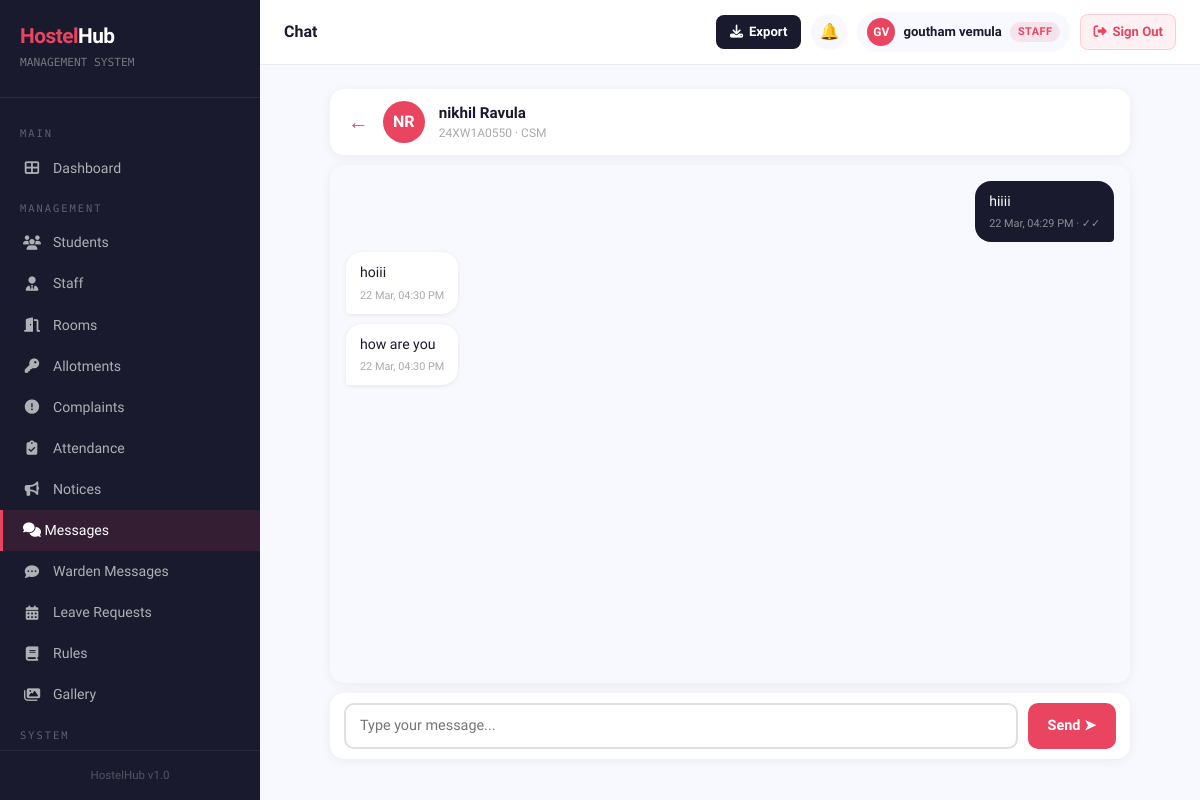
The app's page /chat/4/ (signed in) with its own data.
### hostelapp/models.py (models this page shows, shortened)
class StudentProfile(models.Model):
    GENDER_CHOICES = [('M', 'Male'), ('F', 'Female'), ('O', 'Other')]
    user        = models.OneToOneField(User, on_delete=models.CASCADE, related_name='student_profile')
    roll_number = models.CharField(max_length=20, unique=True)
    block       = models.ForeignKey(
        HostelBlock,
        on_delete=models.SET_NULL,
        null=True, blank=True,
        related_name='students'
    )
    hostel_type = models.CharField(
        max_length=10,
        choices=[('boys', 'Boys Hostel'), ('girls', 'Girls Hostel')],
        default='boys'
    )
    phone          = models.CharField(max_length=10)
    gender         = models.CharField(max_length=1, choices=GENDER_CHOICES)
    address        = models.TextField()
    guardian_name  = models.CharField(max_length=100)
    guardian_phone = models.CharField(max_length=10)
    course         = models.CharField(max_length=100)
    year_of_study  = models.PositiveIntegerField(default=1)
    profile_photo  = models.ImageField(upload_to='students/', blank=True, null=True)
    created_at     = models.DateTimeField(auto_now_add=True)

class Message(models.Model):
    student    = models.ForeignKey(StudentProfile, on_delete=models.CASCADE, related_name='messages')
    sender     = models.ForeignKey(User, on_delete=models.CASCADE, related_name='sent_messages')
    content    = models.TextField()
    is_read    = models.BooleanField(default=False)
    created_at = models.DateTimeField(auto_now_add=True)
    class Meta:
        ordering = ['created_at']

### hostelapp/views.py (the view, shortened to what this page needs)
# urls.py: path('chat/<int:student_id>/', views.chat, name='chat'),
@login_required
def chat(request, student_id):
    student   = get_object_or_404(StudentProfile, pk=student_id)
    user_admin = is_admin(request.user)  # cache — was called 4 times
    if user_admin:
        Message.objects.filter(student=student, is_read=False).exclude(
            sender__is_staff=True
        ).exclude(sender__is_superuser=True).update(is_read=True)
    else:
        Message.objects.filter(student=student, is_read=False).filter(
            sender__is_staff=True
        ).update(is_read=True)
    chat_messages = Message.objects.filter(student=student).select_related('sender')
    return render(request, 'hostelapp/chat.html', {
        'student':       student,
        'chat_messages': chat_messages,
        'is_admin':      user_admin,
    })

### hostelapp/templates/hostelapp/chat.html (shortened to what this page needs)
{% extends 'hostelapp/base.html' %}
{% block page_title %}Chat{% endblock %}
{% block content %}
<div class="chat-wrap">
    <div class="chat-header">
        {% if is_admin %}
        <a href="{% url 'inbox' %}" style="color:#e94560;text-decoration:none;font-size:1.3rem;flex-shrink:0;line-height:1;">←</a>
        {% endif %}
        {% if student.profile_photo %}
        <img src="{{ student.profile_photo.url }}"
             style="width:42px;height:42px;border-radius:50%;object-fit:cover;border:2px solid #e94560;flex-shrink:0;">
        {% else %}
        <div style="width:42px;height:42px;border-radius:50%;background:#e94560;
                    display:flex;align-items:center;justify-content:center;
                    color:#fff;font-weight:700;font-size:1rem;flex-shrink:0;">
            {{ student.user.first_name|first|upper }}{{ student.user.last_name|first|upper }}
        </div>
        {% endif %}
        <div style="min-width:0;">
            <div style="font-weight:800;color:#1a1a2e;font-size:0.95rem;
                        white-space:nowrap;overflow:hidden;text-overflow:ellipsis;">
                {{ student.user.get_full_name|default:student.user.username }}
            </div>
            <div style="font-size:0.75rem;color:#aaa;">{{ student.roll_number }} · {{ student.course }}</div>
        </div>
    </div>
    <div class="chat-box" id="chatBox">
        {% for msg in chat_messages %}
        <div style="display:flex;{% if msg.sender.is_staff or msg.sender.is_superuser %}justify-content:flex-end{% else %}justify-content:flex-start{% endif %};">
            <div class="msg-bubble" style="
                border-radius:{% if msg.sender.is_staff or msg.sender.is_superuser %}16px 16px 4px 16px{% else %}16px 16px 16px 4px{% endif %};
                background:{% if msg.sender.is_staff or msg.sender.is_superuser %}#1a1a2e{% else %}#fff{% endif %};
                color:{% if msg.sender.is_staff or msg.sender.is_superuser %}#fff{% else %}#1a1a2e{% endif %};
                {% if not msg.sender.is_staff and not msg.sender.is_superuser %}box-shadow:0 1px 4px rgba(0,0,0,0.08);{% endif %}">
                <div style="font-size:0.88rem;line-height:1.5;">{{ msg.content }}</div>
                <div style="font-size:0.68rem;margin-top:4px;text-align:right;
                            color:{% if msg.sender.is_staff or msg.sender.is_superuser %}rgba(255,255,255,0.5){% else %}#aaa{% endif %};">
                    {{ msg.created_at|date:"d M, h:i A" }}
                    {% if msg.sender.is_staff or msg.sender.is_superuser %}
                    · {% if msg.is_read %}✓✓{% else %}✓{% endif %}
                    {% endif %}
                </div>
            </div>
        </div>
        {% empty %}
        <div style="text-align:center;color:#aaa;margin-top:auto;">
            <div style="font-size:2.5rem;margin-bottom:8px;">💬</div>
            <p style="font-size:0.88rem;">No messages yet. Start the conversation!</p>
        </div>
        {% endfor %}
    </div>
    <form method="post" class="chat-input-wrap">
        <textarea name="content" rows="1"
                  placeholder="Type your message..."
                  id="msgInput"
                  class="chat-textarea"
                  onkeydown="if(event.key==='Enter'&&!event.shiftKey){event.preventDefault();this.closest('form').submit();}"></textarea>
        <button type="submit" class="chat-send-btn">Send ➤</button>
    </form>
</div>
{% endblock %}

### hostelapp/templates/hostelapp/base.html (shortened to what this page needs)
<!DOCTYPE html>
<html lang="en">
<head>
    <link href="https://cdn.jsdelivr.net/npm/bootstrap@5.3.0/dist/css/bootstrap.min.css" rel="stylesheet">
    <link href="https://cdnjs.cloudflare.com/ajax/libs/font-awesome/6.4.0/css/all.min.css" rel="stylesheet">
</head>
<body>
{% if user.is_authenticated %}
<div class="sidebar" id="sidebar">
    <div class="sidebar-brand">
        <h4><span>Hostel</span>Hub</h4>
        <small>MANAGEMENT SYSTEM</small>
    </div>
    <nav class="sidebar-nav">
        <div class="nav-section-label">Main</div>
        <a href="{% url 'dashboard' %}" class="{% if request.resolver_match.url_name == 'dashboard' %}active{% endif %}">
            <i class="fas fa-th-large"></i> Dashboard
        </a>
        {% if user.is_staff or user.is_superuser or perms.hostelapp.change_room or perms.hostelapp.add_roomallotment or perms.hostelapp.change_complaint or perms.hostelapp.view_studentprofile %}
        {% if user.is_superuser %}
        <div class="nav-section-label">Management</div>
        <a href="{% url 'student_list' %}" class="{% if 'student' in request.resolver_match.url_name %}active{% endif %}">
            <i class="fas fa-users"></i> Students
        </a>
        <a href="{% url 'staff_list' %}" class="{% if 'staff' in request.resolver_match.url_name %}active{% endif %}">
            <i class="fas fa-user-tie"></i> Staff
        </a>
        <a href="{% url 'room_list' %}" class="{% if 'room' in request.resolver_match.url_name %}active{% endif %}">
            <i class="fas fa-door-open"></i> Rooms
        </a>
        <a href="{% url 'allotment_list' %}" class="{% if 'allotment' in request.resolver_match.url_name %}active{% endif %}">
            <i class="fas fa-key"></i> Allotments
        </a>
        <a href="{% url 'complaint_list' %}" class="{% if 'complaint' in request.resolver_match.url_name %}active{% endif %}">
            <i class="fas fa-exclamation-circle"></i> Complaints
        </a>
        <a href="{% url 'attendance_list' %}" {% if request.resolver_match.url_name == 'attendance_list' or request.resolver_match.url_name == 'attendance_report' %}class="active"{% endif %}>
            <i class="fas fa-clipboard-check"></i> Attendance
        </a>
        <a href="{% url 'notice_list' %}" class="{% if 'notice' in request.resolver_match.url_name %}active{% endif %}">
            <i class="fas fa-bullhorn"></i> Notices
        </a>
        <a href="{% url 'inbox' %}" class="{% if request.resolver_match.url_name == 'inbox' or request.resolver_match.url_name == 'chat' %}active{% endif %}" style="justify-content:space-between;">
            <span><i class="fas fa-comments"></i> Messages</span>
        </a>
        <a href="{% url 'warden_inbox' %}" class="{% if request.resolver_match.url_name == 'warden_inbox' or request.resolver_match.url_name == 'warden_chat' %}active{% endif %}">
            <i class="fas fa-comment-dots"></i> Warden Messages
        </a>
        <a href="{% url 'leave_list' %}" class="{% if 'leave' in request.resolver_match.url_name %}active{% endif %}">
            <i class="fas fa-calendar-alt"></i> Leave Requests
        </a>
        <a href="{% url 'rules_list' %}" class="{% if 'rule' in request.resolver_match.url_name %}active{% endif %}">
            <i class="fas fa-book"></i> Rules
        </a>
        <a href="{% url 'gallery' %}" class="{% if 'gallery' in request.resolver_match.url_name %}active{% endif %}">
            <i class="fas fa-images"></i> Gallery
        </a>
        <div class="nav-section-label">System</div>
        {% endif %}
        {% endif %}
    </nav>
    <div class="sidebar-footer">
        <div style="font-size:0.72rem;color:rgba(255,255,255,0.25);text-align:center;">HostelHub v1.0</div>
    </div>
</div>
<div class="main-content">
    <div class="topbar">
        <div class="topbar-left">
            <h5>{% block page_title %}Dashboard{% endblock %}</h5>
        </div>
        <div class="topbar-right">
            {% if user.is_authenticated and user.is_staff or user.is_authenticated and user.is_superuser %}
            <button class="export-topbar-btn" onclick="document.getElementById('exportModal').style.display='flex'" title="Export Data">
                <i class="fas fa-download"></i>
                <span class="btn-label">Export</span>
            </button>
            {% endif %}
            <div style="position:relative;">
                <a href="{% url 'notifications_list' %}" class="topbar-icon-btn" title="Notifications">🔔</a>
            </div>
            {% if user.is_authenticated and not user.is_staff and not user.is_superuser %}
            <a href="{% url 'profile' %}" style="text-decoration:none;">
            {% else %}
            <a href="{% url 'admin_profile' %}" style="text-decoration:none;">
            {% endif %}
                <div class="user-badge">
                    {% if user.is_authenticated and not user.is_staff and not user.is_superuser %}
                        {% with profile=user.student_profile %}
                        {% if profile.profile_photo %}
                        <img src="{{ profile.profile_photo.url }}" style="width:28px;height:28px;border-radius:50%;object-fit:cover;border:2px solid #e94560;">
                        {% else %}
                        <div class="avatar">{{ user.first_name|first|upper }}{{ user.last_name|first|upper }}</div>
                        {% endif %}
                        {% endwith %}
                    {% else %}
                    <div class="avatar">{{ user.first_name|first|upper }}{{ user.last_name|first|upper }}</div>
                    {% endif %}
                    <span class="user-name">{{ user.get_full_name|default:user.username }}</span>
                    {% if user.is_staff or user.is_superuser %}
                    <span class="badge-admin hide-mobile">Staff</span>
                    {% endif %}
                </div>
            </a>
            <form method="post" action="{% url 'logout' %}" style="margin:0;">
                <button type="submit"
                   style="display:flex;align-items:center;gap:6px;background:#fff0f3;color:#e94560;
                          padding:7px 12px;border-radius:8px;font-size:0.82rem;cursor:pointer;
                          font-weight:700;border:1.5px solid rgba(233,69,96,0.2);transition:all 0.2s;
                          flex-shrink:0;font-family:'Sora',sans-serif;"
                   onmouseover="this.style.background='#e94560';this.style.color='#fff'"
                   onmouseout="this.style.background='#fff0f3';this.style.color='#e94560'">
                    <i class="fas fa-sign-out-alt"></i>
                    <span class="signout-text">Sign Out</span>
                </button>
            </form>
        </div>
    </div>
    <div class="content-area">
        {% block content %}{% endblock %}
    </div>
</div>
{% else %}
{% block public_content %}{% endblock %}
{% endif %}
</body>
</html>

### records on screen
StudentProfile: user.first_name|first "N", user.last_name|first "R", user.get_full_name "nikhil Ravula", roll_number "24XW1A0550", course "CSM"
Message: content "hiiii", created_at "22 Mar, 04:29 PM"
Message: content "hoiii", created_at "22 Mar, 04:30 PM"
Message: content "how are you", created_at "22 Mar, 04:30 PM"

### other values on screen
{{ user.first_name|first|upper }} "G"
{{ user.last_name|first|upper }} "V"
{{ user.get_full_name|default:user.username }} "goutham vemula"
